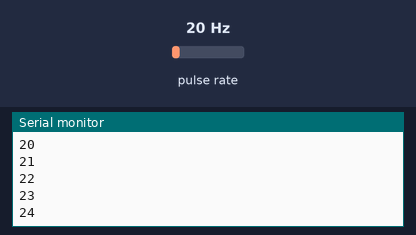
Bench run of a program on a simulated Arduino Uno, built with avr-gcc and run on an emulated ATmega328P. On the bench: the last lines printed to the serial monitor. Wiring (inferred from the names in the program): pulse sensor: data pin 5. Inputs (shaded band) come from the test bench; at power-on: pulse rate 20 Hz.

Above: at 1.2 s.
1.3 s: pulse rate (sensor on pin 5) set to 50 Hz
At 1.9 s:
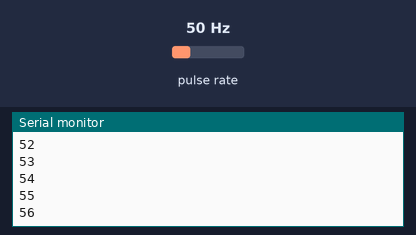
2.8 s: pulse rate (sensor on pin 5) set to 100 Hz
At 3.7 s:
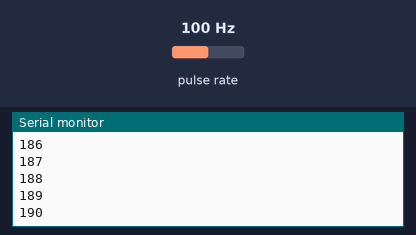
Timing chart, 0 to 5.8 s (numbered marks = the images above; inputs shaded):
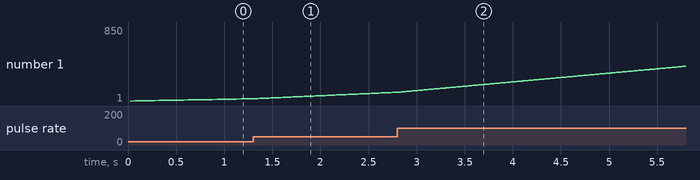

The program:

main.cpp
```cpp
/*AVR-LV
dejan.rakijasic@gmail.com

Zadatak:
Timer/Counter1 konfiguriran je za brojanje vanjskih impulse dovedene na ulaz T1 - PD5 (pin 5).
Na svaki padajući brid signala na ulazu T1, povećava se sadržaj TCNT1 registra za jedan.  */

#include <Arduino.h>
#define ulaz_brojaca 5 // PORTD - T1 PD5 (pin5)
uint16_t a;
void setup()
{
  Serial.begin(115200);
  DDRD &= ~(1 << ulaz_brojaca); // ULAZ
  PORTD |= (1 << ulaz_brojaca); // Pull-up aktiviran
  /*Timer1 – COUNTER – broji vanjske impulse dovedene
   * na ulaz T1 (PD5), takt na padajući brid (FALLING EDGE)*/
  TCCR1A = 0;
  TCCR1B = 0;
  TCCR1B |= (1 << CS12) | (1 << CS11);
  TCNT1 = 0; // postavlja TCNT1 registar u 0
  Serial.print("Sadrzaj TCNT1 registra: ");
  Serial.println();
}
void loop()
{
  if (a != TCNT1)
  {
    Serial.println(TCNT1);
    a = TCNT1;
  }
}
```

Measured:
- plotted number 1: 26 → 101 after the input at 1.3 s
